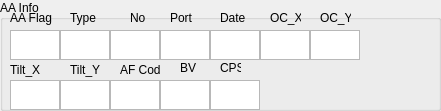
    <widget class="QGroupBox" name="groupBox_14">
     <property name="geometry">
      <rect>
       <x>0</x>
       <y>590</y>
       <width>441</width>
       <height>111</height>
      </rect>
     </property>
     <property name="title">
      <string>AA Info</string>
     </property>
     <widget class="QLabel" name="label_117">
      <property name="geometry">
       <rect>
        <x>10</x>
        <y>10</y>
        <width>51</width>
        <height>16</height>
       </rect>
      </property>
      <property name="text">
       <string>AA Flag</string>
      </property>
     </widget>
     <widget class="QTextEdit" name="AA_data1">
      <property name="geometry">
       <rect>
        <x>10</x>
        <y>30</y>
        <width>50</width>
        <height>30</height>
       </rect>
      </property>
     </widget>
     <widget class="QTextEdit" name="AA_data2">
      <property name="geometry">
       <rect>
        <x>60</x>
        <y>30</y>
        <width>50</width>
        <height>30</height>
       </rect>
      </property>
     </widget>
     <widget class="QTextEdit" name="AA_data3">
      <property name="geometry">
       <rect>
        <x>110</x>
        <y>30</y>
        <width>50</width>
        <height>30</height>
       </rect>
      </property>
     </widget>
     <widget class="QTextEdit" name="AA_data4">
      <property name="geometry">
       <rect>
        <x>160</x>
        <y>30</y>
        <width>50</width>
        <height>30</height>
       </rect>
      </property>
     </widget>
     <widget class="QLabel" name="label_121">
      <property name="geometry">
       <rect>
        <x>70</x>
        <y>10</y>
        <width>31</width>
        <height>16</height>
       </rect>
      </property>
      <property name="text">
       <string>Type</string>
      </property>
     </widget>
     <widget class="QLabel" name="label_122">
      <property name="geometry">
       <rect>
        <x>130</x>
        <y>10</y>
        <width>16</width>
        <height>16</height>
       </rect>
      </property>
      <property name="text">
       <string>No.</string>
      </property>
     </widget>
     <widget class="QLabel" name="label_123">
      <property name="geometry">
       <rect>
        <x>170</x>
        <y>10</y>
        <width>31</width>
        <height>16</height>
       </rect>
      </property>
      <property name="text">
       <string>Port</string>
      </property>
     </widget>
     <widget class="QTextEdit" name="AA_data5">
      <property name="geometry">
       <rect>
        <x>210</x>
        <y>30</y>
        <width>50</width>
        <height>30</height>
       </rect>
      </property>
     </widget>
     <widget class="QLabel" name="label_124">
      <property name="geometry">
       <rect>
        <x>220</x>
        <y>10</y>
        <width>41</width>
        <height>16</height>
       </rect>
      </property>
      <property name="text">
       <string>Date</string>
      </property>
     </widget>
     <widget class="QTextEdit" name="AA_data6">
      <property name="geometry">
       <rect>
        <x>260</x>
        <y>30</y>
        <width>50</width>
        <height>30</height>
       </rect>
      </property>
     </widget>
     <widget class="QLabel" name="label_125">
      <property name="geometry">
       <rect>
        <x>270</x>
        <y>10</y>
        <width>31</width>
        <height>16</height>
       </rect>
      </property>
      <property name="text">
       <string>OC_X</string>
      </property>
     </widget>
     <widget class="QTextEdit" name="AA_data7">
      <property name="geometry">
       <rect>
        <x>310</x>
        <y>30</y>
        <width>50</width>
        <height>30</height>
       </rect>
      </property>
     </widget>
     <widget class="QLabel" name="label_126">
      <property name="geometry">
       <rect>
        <x>320</x>
        <y>10</y>
        <width>31</width>
        <height>16</height>
       </rect>
      </property>
      <property name="text">
       <string>OC_Y</string>
      </property>
     </widget>
     <widget class="QTextEdit" name="AA_data8">
      <property name="geometry">
       <rect>
        <x>10</x>
        <y>80</y>
        <width>50</width>
        <height>30</height>
       </rect>
      </property>
     </widget>
     <widget class="QTextEdit" name="AA_data9">
      <property name="geometry">
       <rect>
        <x>60</x>
        <y>80</y>
        <width>50</width>
        <height>30</height>
       </rect>
      </property>
     </widget>
     <widget class="QLabel" name="label_128">
      <property name="geometry">
       <rect>
        <x>10</x>
        <y>60</y>
        <width>41</width>
        <height>20</height>
       </rect>
      </property>
      <property name="text">
       <string>Tilt_X</string>
      </property>
     </widget>
     <widget class="QLabel" name="label_138">
      <property name="geometry">
       <rect>
        <x>180</x>
        <y>60</y>
        <width>21</width>
        <height>16</height>
       </rect>
      </property>
      <property name="text">
       <string>BV</string>
      </property>
     </widget>
     <widget class="QTextEdit" name="AA_data11">
      <property name="geometry">
       <rect>
        <x>160</x>
        <y>80</y>
        <width>50</width>
        <height>30</height>
       </rect>
      </property>
     </widget>
     <widget class="QTextEdit" name="AA_data10">
      <property name="geometry">
       <rect>
        <x>110</x>
        <y>80</y>
        <width>50</width>
        <height>30</height>
       </rect>
      </property>
     </widget>
     <widget class="QLabel" name="label_139">
      <property name="geometry">
       <rect>
        <x>120</x>
        <y>60</y>
        <width>41</width>
        <height>20</height>
       </rect>
      </property>
      <property name="text">
       <string>AF Code</string>
      </property>
     </widget>
     <widget class="QLabel" name="label_140">
      <property name="geometry">
       <rect>
        <x>70</x>
        <y>60</y>
        <width>41</width>
        <height>20</height>
       </rect>
      </property>
      <property name="text">
       <string>Tilt_Y</string>
      </property>
     </widget>
     <widget class="QTextEdit" name="AA_data12">
      <property name="geometry">
       <rect>
        <x>210</x>
        <y>80</y>
        <width>50</width>
        <height>30</height>
       </rect>
      </property>
     </widget>
     <widget class="QLabel" name="label_141">
      <property name="geometry">
       <rect>
        <x>220</x>
        <y>60</y>
        <width>21</width>
        <height>16</height>
       </rect>
      </property>
      <property name="text">
       <string>CPS</string>
      </property>
     </widget>
    </widget>
